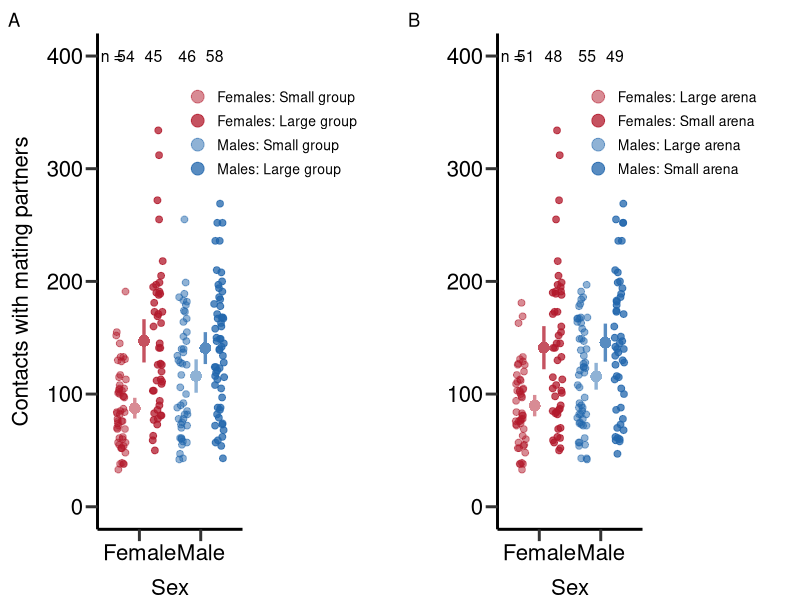

Recreate this plot in R. (Note: a time limit stopped this script after it produced the figure.)
## ---- chunk 1
rm(list = ls()) # Clear work environment

# Load R-packages ####
list_of_packages=cbind('ggeffects','ggplot2','gridExtra','lme4','lmerTest','readr','dplyr','EnvStats','cowplot','gridGraphics','car','RColorBrewer','boot','data.table','base','ICC','knitr')
lapply(list_of_packages, require, character.only = TRUE) 

# Load data set ####
D_data=read_delim("./data/Data_Winkler_et_al_2023_Denstiy.csv",";", escape_double = FALSE, trim_ws = TRUE)

# Set factors and levels for factors
D_data$Week=as.factor(D_data$Week)
D_data$Sex=as.factor(D_data$Sex)
D_data$Gr_size=as.factor(D_data$Gr_size)
D_data$Gr_size <- factor(D_data$Gr_size, levels=c("SG","LG"))
D_data$Arena=as.factor(D_data$Arena)

## Subset data set ####
### Data according to denstiy ####
D_data_0.26=D_data[D_data$Treatment=='D = 0.26',]
D_data_0.52=D_data[D_data$Treatment=='D = 0.52',]
D_data_0.67=D_data[D_data$Treatment=='D = 0.67',]
D_data_1.33=D_data[D_data$Treatment=='D = 1.33',]

### Subset data by sex ####
D_data_m=D_data[D_data$Sex=='M',]
D_data_f=D_data[D_data$Sex=='F',]

### Calculate data relativized within treatment and sex ####
# Small group + large Area
D_data_0.26=D_data[D_data$Treatment=='D = 0.26',]

D_data_0.26$rel_m_RS=NA
D_data_0.26$rel_m_prop_RS=NA
D_data_0.26$rel_m_cMS=NA
D_data_0.26$rel_m_InSuc=NA
D_data_0.26$rel_m_feSuc=NA
D_data_0.26$rel_m_pFec=NA
D_data_0.26$rel_m_PS=NA
D_data_0.26$rel_m_pFec_compl=NA

D_data_0.26$rel_f_RS=NA
D_data_0.26$rel_f_prop_RS=NA
D_data_0.26$rel_f_cMS=NA
D_data_0.26$rel_f_fec_pMate=NA

D_data_0.26$rel_m_RS=D_data_0.26$m_RS/mean(D_data_0.26$m_RS,na.rm=T)
D_data_0.26$rel_m_prop_RS=D_data_0.26$m_prop_RS/mean(D_data_0.26$m_prop_RS,na.rm=T)
D_data_0.26$rel_m_cMS=D_data_0.26$m_cMS/mean(D_data_0.26$m_cMS,na.rm=T)
D_data_0.26$rel_m_InSuc=D_data_0.26$m_InSuc/mean(D_data_0.26$m_InSuc,na.rm=T)
D_data_0.26$rel_m_feSuc=D_data_0.26$m_feSuc/mean(D_data_0.26$m_feSuc,na.rm=T)
D_data_0.26$rel_m_pFec=D_data_0.26$m_pFec/mean(D_data_0.26$m_pFec,na.rm=T)
D_data_0.26$rel_m_PS=D_data_0.26$m_PS/mean(D_data_0.26$m_PS,na.rm=T)
D_data_0.26$rel_m_pFec_compl=D_data_0.26$m_pFec_compl/mean(D_data_0.26$m_pFec_compl,na.rm=T)

D_data_0.26$rel_f_RS=D_data_0.26$f_RS/mean(D_data_0.26$f_RS,na.rm=T)
D_data_0.26$rel_f_prop_RS=D_data_0.26$f_prop_RS/mean(D_data_0.26$f_prop_RS,na.rm=T)
D_data_0.26$rel_f_cMS=D_data_0.26$f_cMS/mean(D_data_0.26$f_cMS,na.rm=T)
D_data_0.26$rel_f_fec_pMate=D_data_0.26$f_fec_pMate/mean(D_data_0.26$f_fec_pMate,na.rm=T)

# Large group + large Area
D_data_0.52=D_data[D_data$Treatment=='D = 0.52',]
#Relativize data

D_data_0.52$rel_m_RS=NA
D_data_0.52$rel_m_prop_RS=NA
D_data_0.52$rel_m_cMS=NA
D_data_0.52$rel_m_InSuc=NA
D_data_0.52$rel_m_feSuc=NA
D_data_0.52$rel_m_pFec=NA
D_data_0.52$rel_m_PS=NA
D_data_0.52$rel_m_pFec_compl=NA

D_data_0.52$rel_f_RS=NA
D_data_0.52$rel_f_prop_RS=NA
D_data_0.52$rel_f_cMS=NA
D_data_0.52$rel_f_fec_pMate=NA

D_data_0.52$rel_m_RS=D_data_0.52$m_RS/mean(D_data_0.52$m_RS,na.rm=T)
D_data_0.52$rel_m_prop_RS=D_data_0.52$m_prop_RS/mean(D_data_0.52$m_prop_RS,na.rm=T)
D_data_0.52$rel_m_cMS=D_data_0.52$m_cMS/mean(D_data_0.52$m_cMS,na.rm=T)
D_data_0.52$rel_m_InSuc=D_data_0.52$m_InSuc/mean(D_data_0.52$m_InSuc,na.rm=T)
D_data_0.52$rel_m_feSuc=D_data_0.52$m_feSuc/mean(D_data_0.52$m_feSuc,na.rm=T)
D_data_0.52$rel_m_pFec=D_data_0.52$m_pFec/mean(D_data_0.52$m_pFec,na.rm=T)
D_data_0.52$rel_m_PS=D_data_0.52$m_PS/mean(D_data_0.52$m_PS,na.rm=T)
D_data_0.52$rel_m_pFec_compl=D_data_0.52$m_pFec_compl/mean(D_data_0.52$m_pFec_compl,na.rm=T)

D_data_0.52$rel_f_RS=D_data_0.52$f_RS/mean(D_data_0.52$f_RS,na.rm=T)
D_data_0.52$rel_f_prop_RS=D_data_0.52$f_prop_RS/mean(D_data_0.52$f_prop_RS,na.rm=T)
D_data_0.52$rel_f_cMS=D_data_0.52$f_cMS/mean(D_data_0.52$f_cMS,na.rm=T)
D_data_0.52$rel_f_fec_pMate=D_data_0.52$f_fec_pMate/mean(D_data_0.52$f_fec_pMate,na.rm=T)

# Small group + small Area
D_data_0.67=D_data[D_data$Treatment=='D = 0.67',]
#Relativize data
D_data_0.67$rel_m_RS=NA
D_data_0.67$rel_m_prop_RS=NA
D_data_0.67$rel_m_cMS=NA
D_data_0.67$rel_m_InSuc=NA
D_data_0.67$rel_m_feSuc=NA
D_data_0.67$rel_m_pFec=NA
D_data_0.67$rel_m_PS=NA
D_data_0.67$rel_m_pFec_compl=NA

D_data_0.67$rel_f_RS=NA
D_data_0.67$rel_f_prop_RS=NA
D_data_0.67$rel_f_cMS=NA
D_data_0.67$rel_f_fec_pMate=NA

D_data_0.67$rel_m_RS=D_data_0.67$m_RS/mean(D_data_0.67$m_RS,na.rm=T)
D_data_0.67$rel_m_prop_RS=D_data_0.67$m_prop_RS/mean(D_data_0.67$m_prop_RS,na.rm=T)
D_data_0.67$rel_m_cMS=D_data_0.67$m_cMS/mean(D_data_0.67$m_cMS,na.rm=T)
D_data_0.67$rel_m_InSuc=D_data_0.67$m_InSuc/mean(D_data_0.67$m_InSuc,na.rm=T)
D_data_0.67$rel_m_feSuc=D_data_0.67$m_feSuc/mean(D_data_0.67$m_feSuc,na.rm=T)
D_data_0.67$rel_m_pFec=D_data_0.67$m_pFec/mean(D_data_0.67$m_pFec,na.rm=T)
D_data_0.67$rel_m_PS=D_data_0.67$m_PS/mean(D_data_0.67$m_PS,na.rm=T)
D_data_0.67$rel_m_pFec_compl=D_data_0.67$m_pFec_compl/mean(D_data_0.67$m_pFec_compl,na.rm=T)

D_data_0.67$rel_f_RS=D_data_0.67$f_RS/mean(D_data_0.67$f_RS,na.rm=T)
D_data_0.67$rel_f_prop_RS=D_data_0.67$f_prop_RS/mean(D_data_0.67$f_prop_RS,na.rm=T)
D_data_0.67$rel_f_cMS=D_data_0.67$f_cMS/mean(D_data_0.67$f_cMS,na.rm=T)
D_data_0.67$rel_f_fec_pMate=D_data_0.67$f_fec_pMate/mean(D_data_0.67$f_fec_pMate,na.rm=T)

# Large group + small Area
D_data_1.33=D_data[D_data$Treatment=='D = 1.33',]
#Relativize data

D_data_1.33$rel_m_RS=NA
D_data_1.33$rel_m_prop_RS=NA
D_data_1.33$rel_m_cMS=NA
D_data_1.33$rel_m_InSuc=NA
D_data_1.33$rel_m_feSuc=NA
D_data_1.33$rel_m_pFec=NA
D_data_1.33$rel_m_PS=NA
D_data_1.33$rel_m_pFec_compl=NA

D_data_1.33$rel_f_RS=NA
D_data_1.33$rel_f_prop_RS=NA
D_data_1.33$rel_f_cMS=NA
D_data_1.33$rel_f_fec_pMate=NA

D_data_1.33$rel_m_RS=D_data_1.33$m_RS/mean(D_data_1.33$m_RS,na.rm=T)
D_data_1.33$rel_m_prop_RS=D_data_1.33$m_prop_RS/mean(D_data_1.33$m_prop_RS,na.rm=T)
D_data_1.33$rel_m_cMS=D_data_1.33$m_cMS/mean(D_data_1.33$m_cMS,na.rm=T)
D_data_1.33$rel_m_InSuc=D_data_1.33$m_InSuc/mean(D_data_1.33$m_InSuc,na.rm=T)
D_data_1.33$rel_m_feSuc=D_data_1.33$m_feSuc/mean(D_data_1.33$m_feSuc,na.rm=T)
D_data_1.33$rel_m_pFec=D_data_1.33$m_pFec/mean(D_data_1.33$m_pFec,na.rm=T)
D_data_1.33$rel_m_PS=D_data_1.33$m_PS/mean(D_data_1.33$m_PS,na.rm=T)
D_data_1.33$rel_m_pFec_compl=D_data_1.33$m_pFec_compl/mean(D_data_1.33$m_pFec_compl,na.rm=T)

D_data_1.33$rel_f_RS=D_data_1.33$f_RS/mean(D_data_1.33$f_RS,na.rm=T)
D_data_1.33$rel_f_prop_RS=D_data_1.33$f_prop_RS/mean(D_data_1.33$f_prop_RS,na.rm=T)
D_data_1.33$rel_f_cMS=D_data_1.33$f_cMS/mean(D_data_1.33$f_cMS,na.rm=T)
D_data_1.33$rel_f_fec_pMate=D_data_1.33$f_fec_pMate/mean(D_data_1.33$f_fec_pMate,na.rm=T)

### Reduce treatments to arena and population size ####
# Arena size
D_data_Large_arena=rbind(D_data_0.26,D_data_0.52)
D_data_Small_arena=rbind(D_data_0.67,D_data_1.33)

# Population size
D_data_Small_pop=rbind(D_data_0.26,D_data_0.67)
D_data_Large_pop=rbind(D_data_0.52,D_data_1.33)

## Set figure schemes ####
# Set color-sets for figures
colpal=brewer.pal(4, 'Dark2')
colpal2=c("#b2182b","#2166AC")
colpal3=brewer.pal(4, 'Paired')

# Set theme for ggplot2 figures
fig_theme=theme(panel.border = element_blank(),
                plot.margin = margin(0,2.2,0,0.2,"cm"),
                plot.title = element_text(hjust = 0.5),
                panel.background = element_blank(),
                legend.key=element_blank(),
                panel.grid.major = element_blank(),
                panel.grid.minor = element_blank(), 
                legend.position = c(1.25, 0.8),
                plot.tag.position=c(0.01,0.98),
                legend.title = element_blank(),
                legend.text = element_text(colour="black", size=10),
                axis.line.x = element_line(colour = "black", size = 1),
                axis.line.y = element_line(colour = "black", size = 1),
                axis.text.x = element_text(face="plain", color="black", size=16, angle=0),
                axis.text.y = element_text(face="plain", color="black", size=16, angle=0),
                axis.title.x = element_text(size=16,face="plain", margin = margin(r=0,10,0,0)),
                axis.title.y = element_text(size=16,face="plain", margin = margin(r=10,0,0,0)),
                axis.ticks = element_line(size = 1),
                axis.ticks.length = unit(.3, "cm"))

## Create customized functions for analysis ####
# Create function to calculate standard error and upper/lower standard deviation
standard_error <- function(x) sd(x,na.rm=T) / sqrt(length(!is.na(x)))
upper_CI <- function(x) mean(x,na.rm=T)+((standard_error(x))*qnorm(0.975))
lower_CI <- function(x) mean(x,na.rm=T)-((standard_error(x))*qnorm(0.975))

upper_SD <- function(x) mean(x,na.rm=T)+(sd(x)/2)
lower_SD <- function(x) mean(x,na.rm=T)-(sd(x)/2)
## ---- chunk 2
mean(D_data_m$N_contact_WT[D_data_m$Gr_size=='SG'],na.rm=T)
standard_error(D_data_m$N_contact_WT[D_data_m$Gr_size=='SG'])
## ---- chunk 3
mean(D_data_m$N_contact_WT[D_data_m$Gr_size=='LG'],na.rm=T)
standard_error(D_data_m$N_contact_WT[D_data_m$Gr_size=='LG'])
## ---- chunk 4
mean(D_data_m$N_contact_WT[D_data_m$Arena=='Large'],na.rm=T)
standard_error(D_data_m$N_contact_WT[D_data_m$Arena=='Large'])
## ---- chunk 5
mean(D_data_m$N_contact_WT[D_data_m$Arena=='Small'],na.rm=T)
standard_error(D_data_m$N_contact_WT[D_data_m$Arena=='Small'])
## ---- chunk 6
mod1=glm((as.numeric(N_contact_WT))~Gr_size*Arena,data=D_data_m,family = quasipoisson) # GLM for treatment effect on contact rates of males
summary(mod1)
Anova(mod1,type=2) # Compute p-values via type 2 ANOVA
## ---- chunk 7
tab1=as.data.frame(round(p.adjust(c(0.0021530,0.0004615,0.2541364), method = 'fdr'),digits=3),row.names=cbind('Group size','Arena size', 'Interaction'))
colnames(tab1)<-cbind('P-value')
tab1
## ---- chunk 8
mean(D_data_f$N_contact_WT[D_data_f$Gr_size=='SG'],na.rm=T)
standard_error(D_data_f$N_contact_WT[D_data_f$Gr_size=='SG'])
## ---- chunk 9
mean(D_data_f$N_contact_WT[D_data_f$Gr_size=='LG'],na.rm=T)
standard_error(D_data_f$N_contact_WT[D_data_f$Gr_size=='LG'])
## ---- chunk 10
mean(D_data_f$N_contact_WT[D_data_f$Arena=='Large'],na.rm=T)
standard_error(D_data_f$N_contact_WT[D_data_f$Arena=='Large'])
## ---- chunk 11
mean(D_data_f$N_contact_WT[D_data_f$Arena=='Small'],na.rm=T)
standard_error(D_data_f$N_contact_WT[D_data_f$Arena=='Small'])
## ---- chunk 12
mod2=glm((as.numeric(N_contact_WT))~Gr_size*Arena,data=D_data_f,family = quasipoisson) # GLM for treatment effect on contact rates of females
summary(mod2)
Anova(mod2,type=2) # Compute p-values via type 2 ANOVA
## ---- chunk 13
tab2=as.data.frame(round(p.adjust(c(2.432e-09, 1.084e-06,0.1754), method = 'fdr'),digits=3),row.names=cbind('Group size','Arena size', 'Interaction'))
colnames(tab2)<-cbind('P-value')
tab2
## ---- chunk 14
## Plot contact rates (Figure S1) ####
# Create factor for treatment categories
D_data$TreatCgroup <- factor(paste(D_data$Sex,D_data$Gr_size,  sep=" "), levels = c("F SG", "F LG", "M SG",'M LG'))

p1=ggplot(D_data, aes(x=Sex, y=as.numeric(N_contact_WT),fill=TreatCgroup, col=TreatCgroup,alpha=TreatCgroup)) +
   geom_point(position=position_jitterdodge(jitter.width=0.5,jitter.height = 0,dodge.width=1.2),shape=19, size = 2)+
  stat_summary(fun.min =lower_CI ,
               fun.max = upper_CI ,fun = mean,
               position=position_dodge2(0.3),col=c("#b2182b","#b2182b","#2166AC","#2166AC"),alpha=c(0.5,0.75,0.5,0.75),show.legend = F, linewidth = 1.15)+
  stat_summary(fun = mean,
               position=position_dodge2(0.3), size = 1,col=c("white","white","white","white"),alpha=c(1,1,1,1),show.legend = F, stroke = 0,linewidth = 1.2)+
  stat_summary(fun = mean,
               position=position_dodge2(0.3), size = 1,col=c("#b2182b","#b2182b","#2166AC","#2166AC"),alpha=c(0.5,0.75,0.5,0.75),show.legend = F, stroke = 0,linewidth = 1.2)+
  scale_color_manual(values=c(colpal2[1],colpal2[1],colpal2[2],colpal2[2]),name = "Treatment", labels = c('Females: Small group','Females: Large group','Males: Small group','Males: Large group'))+
  scale_fill_manual(values=c(colpal2[1],colpal2[1],colpal2[2],colpal2[2]),name = "Treatment", labels = c('Females: Small group','Females: Large group','Males: Small group','Males: Large group'))+
  scale_alpha_manual(values=c(0.5,0.75,0.5,0.75),name = "Treatment", labels = c('Females: Small group','Females: Large group','Males: Small group','Males: Large group'))+
  xlab('Sex')+ylab("Contacts with mating partners")+ggtitle('')+ theme(plot.title = element_text(hjust = 0.5))+
  scale_x_discrete(labels = c('Female','Male'),drop=FALSE)+ylim(0,400)+labs(tag = "A")+
  annotate("text",label='n =',x=0.55,y=400,size=4)+
  annotate("text",label='54',x=0.78,y=400,size=4)+
  annotate("text",label='45',x=1.23,y=400,size=4)+
  annotate("text",label='46',x=1.78,y=400,size=4)+
  annotate("text",label='58',x=2.23,y=400,size=4)+
  guides(colour = guide_legend(override.aes = list(size=4)))+
  fig_theme+theme( legend.position = c(1.2, 0.8))

# Create factor for treatment categories
D_data$TreatCarena <- factor(paste(D_data$Sex,D_data$Arena,  sep=" "), levels = c("F Large", "F Small", "M Large",'M Small'))

p2=ggplot(D_data, aes(x=Sex, y=as.numeric(N_contact_WT),fill=TreatCarena, col=TreatCarena,alpha=TreatCarena)) +
  geom_point(position=position_jitterdodge(jitter.width=0.5,jitter.height = 0,dodge.width=1.2),shape=19, size = 2)+
  stat_summary(fun.min =lower_CI ,
               fun.max = upper_CI ,fun = mean,
               position=position_dodge2(0.3),col=c("#b2182b","#b2182b","#2166AC","#2166AC"),alpha=c(0.5,0.75,0.5,0.75),show.legend = F, linewidth = 1.15)+
  stat_summary(fun = mean,
               position=position_dodge2(0.3), size = 1,col=c("white","white","white","white"),alpha=c(1,1,1,1),show.legend = F, stroke = 0,linewidth = 1.2)+
  stat_summary(fun = mean,
               position=position_dodge2(0.3), size = 1,col=c("#b2182b","#b2182b","#2166AC","#2166AC"),alpha=c(0.5,0.75,0.5,0.75),show.legend = F, stroke = 0,linewidth = 1.2)+
  scale_color_manual(values=c(colpal2[1],colpal2[1],colpal2[2],colpal2[2]),name = "Treatment", labels = c('Females: Large arena','Females: Small arena','Males: Large arena','Males: Small arena'))+
  scale_fill_manual(values=c(colpal2[1],colpal2[1],colpal2[2],colpal2[2]),name = "Treatment", labels = c('Females: Large arena','Females: Small arena','Males: Large arena','Males: Small arena'))+
  scale_alpha_manual(values=c(0.5,0.75,0.5,0.75),name = "Treatment", labels = c('Females: Large arena','Females: Small arena','Males: Large arena','Males: Small arena'))+
  xlab('Sex')+ylab("")+ggtitle('')+ theme(plot.title = element_text(hjust = 0.5))+
  scale_x_discrete(labels = c('Female','Male'),drop=FALSE)+ylim(0,400)+labs(tag = "B")+
  annotate("text",label='n =',x=0.55,y=400,size=4)+
  annotate("text",label='51',x=0.78,y=400,size=4)+
  annotate("text",label='48',x=1.23,y=400,size=4)+
  annotate("text",label='55',x=1.78,y=400,size=4)+
  annotate("text",label='49',x=2.23,y=400,size=4)+
  guides(colour = guide_legend(override.aes = list(size=4)))+
  fig_theme+theme( legend.position = c(1.2, 0.8))

# Arrange figures
Figure_S1<-grid.arrange(grobs = list(p1+theme(plot.margin = unit(c(0.2,4,0,0.3), "cm")),p2+theme(plot.margin = unit(c(0.2,4,0,0.3), "cm"))), nrow = 1,ncol=2, widths=c(2.3, 2.3))
Figure_S1<-plot_grid(Figure_S1, ncol=1, rel_heights=c(0.1, 1))
## ---- chunk 15
## Bootstrapping the variance in contact rates ####
# Male
# Large group size

D_data_Large_pop_M_Contact_n <-as.vector(D_data_Large_pop$N_contact_WT[D_data_Large_pop$Sex=='M'])
c <- function(d, i){
  d2 <- d[i]
  return(sd(d2, na.rm=TRUE)/mean(d2, na.rm=TRUE))
}
Large_pop_M_Contact_bootvar <- boot(D_data_Large_pop_M_Contact_n, c, R=10000)

# Small group size
D_data_Small_pop_M_Contact_n <-as.vector(D_data_Small_pop$N_contact_WT[D_data_Large_pop$Sex=='M'])

Small_pop_M_Contact_bootvar <- boot(D_data_Small_pop_M_Contact_n, c, R=10000)

# Large arena
D_data_Large_arena_M_Contact_n <-as.vector(D_data_Large_arena$N_contact_WT[D_data_Large_pop$Sex=='M'])

Large_arena_M_Contact_bootvar <- boot(D_data_Large_arena_M_Contact_n, c, R=10000)

# Small arena  
D_data_Small_arena_M_Contact_n <-as.vector(D_data_Small_arena$N_contact_WT[D_data_Large_pop$Sex=='M'])

Small_arena_M_Contact_bootvar <- boot(D_data_Small_arena_M_Contact_n, c, R=10000)

# Female
# Large group size
D_data_Large_pop_F_Contact_n <-as.vector(D_data_Large_pop$N_contact_WT[D_data_Large_pop$Sex=='F'])

Large_pop_F_Contact_bootvar <- boot(D_data_Large_pop_F_Contact_n, c, R=10000)

# Small group size
D_data_Small_pop_F_Contact_n <-as.vector(D_data_Small_pop$N_contact_WT[D_data_Large_pop$Sex=='F'])

Small_pop_F_Contact_bootvar <- boot(D_data_Small_pop_F_Contact_n, c, R=10000)

# Large arena
D_data_Large_arena_F_Contact_n <-as.vector(D_data_Large_arena$N_contact_WT[D_data_Large_pop$Sex=='F'])

Large_arena_F_Contact_bootvar <- boot(D_data_Large_arena_F_Contact_n, c, R=10000)

# Small arena  
D_data_Small_arena_F_Contact_n <-as.vector(D_data_Small_arena$N_contact_WT[D_data_Large_pop$Sex=='F'])

Small_arena_F_Contact_bootvar <- boot(D_data_Small_arena_F_Contact_n, c, R=10000)

# Extract data and write results table
PhenVarBoot_Table_Male_Small_pop_Contact <- as.data.frame(cbind("Male", "Small population size", "Contacts with pot. partners", as.numeric(mean(Small_pop_M_Contact_bootvar$t)), quantile(Small_pop_M_Contact_bootvar$t,.025, names = FALSE), quantile(Small_pop_M_Contact_bootvar$t,.975, names = FALSE)))
PhenVarBoot_Table_Male_Large_pop_Contact <- as.data.frame(cbind("Male", "Large population size", "Contacts with pot. partners", as.numeric(mean(Large_pop_M_Contact_bootvar$t)), quantile(Large_pop_M_Contact_bootvar$t,.025, names = FALSE), quantile(Large_pop_M_Contact_bootvar$t,.975, names = FALSE)))
PhenVarBoot_Table_Female_Small_pop_Contact <- as.data.frame(cbind("Female", "Small population size", "Contacts with pot. partners", as.numeric(mean(Small_pop_F_Contact_bootvar$t)), quantile(Small_pop_F_Contact_bootvar$t,.025, names = FALSE), quantile(Small_pop_F_Contact_bootvar$t,.975, names = FALSE)))
PhenVarBoot_Table_Female_Large_pop_Contact <- as.data.frame(cbind("Female", "Large population size", "Contacts with pot. partners", as.numeric(mean(Large_pop_F_Contact_bootvar$t)), quantile(Large_pop_F_Contact_bootvar$t,.025, names = FALSE), quantile(Large_pop_F_Contact_bootvar$t,.975, names = FALSE)))
PhenVarBoot_Table_Male_Small_arena_Contact <- as.data.frame(cbind("Male", "Small arena size", "Contacts with pot. partners", as.numeric(mean(Small_arena_M_Contact_bootvar$t)), quantile(Small_arena_M_Contact_bootvar$t,.025, names = FALSE), quantile(Small_arena_M_Contact_bootvar$t,.975, names = FALSE)))
PhenVarBoot_Table_Male_Large_arena_Contact <- as.data.frame(cbind("Male", "Large arena size", "Contacts with pot. partners", as.numeric(mean(Large_arena_M_Contact_bootvar$t)), quantile(Large_arena_M_Contact_bootvar$t,.025, names = FALSE), quantile(Large_arena_M_Contact_bootvar$t,.975, names = FALSE)))
PhenVarBoot_Table_Female_Small_arena_Contact <- as.data.frame(cbind("Female", "Small arena size", "Contacts with pot. partners", as.numeric(mean(Small_arena_F_Contact_bootvar$t)), quantile(Small_arena_F_Contact_bootvar$t,.025, names = FALSE), quantile(Small_arena_F_Contact_bootvar$t,.975, names = FALSE)))
PhenVarBoot_Table_Female_Large_arena_Contact <- as.data.frame(cbind("Female", "Large arena size", "Contacts with pot. partners", as.numeric(mean(Large_arena_F_Contact_bootvar$t)), quantile(Large_arena_F_Contact_bootvar$t,.025, names = FALSE), quantile(Large_arena_F_Contact_bootvar$t,.975, names = FALSE)))

Table_VarCont <- as.data.frame(as.matrix(rbind(PhenVarBoot_Table_Male_Small_pop_Contact,PhenVarBoot_Table_Male_Large_pop_Contact,
                                               PhenVarBoot_Table_Female_Small_pop_Contact,PhenVarBoot_Table_Female_Large_pop_Contact,
                                               PhenVarBoot_Table_Male_Small_arena_Contact,PhenVarBoot_Table_Male_Large_arena_Contact,
                                               PhenVarBoot_Table_Female_Small_arena_Contact,PhenVarBoot_Table_Female_Large_arena_Contact)))

is.table(Table_VarCont)
colnames(Table_VarCont)[1] <- "Sex"
colnames(Table_VarCont)[2] <- "Treatment"
colnames(Table_VarCont)[3] <- "Trait"
colnames(Table_VarCont)[4] <- "Variance"
colnames(Table_VarCont)[5] <- "l95_CI"
colnames(Table_VarCont)[6] <- "u95_CI"
Table_VarCont[,4]=round(as.numeric(Table_VarCont[,4]),digits=2)
Table_VarCont[,5]=round(as.numeric(Table_VarCont[,5]),digits=2)
Table_VarCont[,6]=round(as.numeric(Table_VarCont[,6]),digits=2)

rm(c) # Remove bootstrapping function
## ---- chunk 16
kable(Table_VarCont)
## ---- chunk 17
## Permutation test for treatment comparison of contact rates ####
# Male
# Group size
Treat_diff_Male_pop_Contact=c(Large_pop_M_Contact_bootvar$t)-c(Small_pop_M_Contact_bootvar$t)

t_Treat_diff_Male_pop_Contact=mean(Treat_diff_Male_pop_Contact,na.rm=TRUE)
t_Treat_diff_Male_pop_Contact_lower=quantile(Treat_diff_Male_pop_Contact,.025,na.rm=TRUE)
t_Treat_diff_Male_pop_Contact_upper=quantile(Treat_diff_Male_pop_Contact,.975,na.rm=TRUE)

#Permutation test to calculate p value
comb_data=c(D_data_Large_pop$N_contact_WT[D_data_Large_pop$Sex=='M'],D_data_Small_pop$N_contact_WT[D_data_Small_pop$Sex=='M'])

diff.observed = sd(na.omit((D_data_Large_pop$N_contact_WT[D_data_Large_pop$Sex=='M'])))/mean(na.omit((D_data_Large_pop$N_contact_WT[D_data_Large_pop$Sex=='M'])))-sd(na.omit((D_data_Small_pop$N_contact_WT[D_data_Small_pop$Sex=='M'])))/mean(na.omit((D_data_Small_pop$N_contact_WT[D_data_Small_pop$Sex=='M'])))

number_of_permutations = 100000
diff.random = NULL
for (i in 1 : number_of_permutations) {
  
  # Sample from the combined data set
  a.random = sample (na.omit(comb_data), length(c(D_data_Large_pop$N_contact_WT[D_data_Large_pop$Sex=='M'])), TRUE)
  b.random = sample (na.omit(comb_data), length(c(D_data_Small_pop$N_contact_WT[D_data_Small_pop$Sex=='M'])), TRUE)
  
  # Null (permuated) difference
  diff.random[i] =  sd(na.omit(a.random))/mean(na.omit(a.random))-sd(na.omit(b.random))/mean(na.omit(b.random))
}

# P-value is the fraction of how many times the permuted difference is equal or more extreme than the observed difference

t_Treat_diff_Male_pop_Contact_p = sum(abs(diff.random) >= as.numeric(abs(diff.observed)))/   number_of_permutations

# Arena
Treat_diff_Male_arena_Contact=c(Small_arena_M_Contact_bootvar$t)-c(Large_arena_M_Contact_bootvar$t)

t_Treat_diff_Male_arena_Contact=mean(Treat_diff_Male_arena_Contact,na.rm=TRUE)
t_Treat_diff_Male_arena_Contact_lower=quantile(Treat_diff_Male_arena_Contact,.025,na.rm=TRUE)
t_Treat_diff_Male_arena_Contact_upper=quantile(Treat_diff_Male_arena_Contact,.975,na.rm=TRUE)

#Permutation test to calculate p value
comb_data=c(D_data_Large_arena$N_contact_WT[D_data_Large_arena$Sex=='M'],D_data_Small_arena$N_contact_WT[D_data_Small_arena$Sex=='M'])

diff.observed = sd(na.omit((D_data_Small_arena$N_contact_WT[D_data_Small_arena$Sex=='M'])))/mean(na.omit((D_data_Small_arena$N_contact_WT[D_data_Small_arena$Sex=='M'])))-sd(na.omit((D_data_Large_arena$N_contact_WT[D_data_Large_arena$Sex=='M'])))/mean(na.omit((D_data_Large_arena$N_contact_WT[D_data_Large_arena$Sex=='M']))) 

number_of_permutations = 100000
diff.random = NULL
for (i in 1 : number_of_permutations) {
  
  # Sample from the combined data set
  b.random = sample (na.omit(comb_data), length(c(D_data_Large_arena$N_contact_WT[D_data_Large_arena$Sex=='M'])), TRUE)
  a.random = sample (na.omit(comb_data), length(c(D_data_Small_arena$N_contact_WT[D_data_Small_arena$Sex=='M'])), TRUE)
  
  # Null (permuated) difference
  diff.random[i] =  sd(na.omit(a.random))/mean(na.omit(a.random))-sd(na.omit(b.random))/mean(na.omit(b.random))
}

t_Treat_diff_Male_arena_Contact_p = sum(abs(diff.random) >= as.numeric(abs(diff.observed)))/   number_of_permutations

# Female
# Group size
Treat_diff_Female_pop_Contact=c(Large_pop_F_Contact_bootvar$t)-c(Small_pop_F_Contact_bootvar$t)

t_Treat_diff_Female_pop_Contact=mean(Treat_diff_Female_pop_Contact,na.rm=TRUE)
t_Treat_diff_Female_pop_Contact_lower=quantile(Treat_diff_Female_pop_Contact,.025,na.rm=TRUE)
t_Treat_diff_Female_pop_Contact_upper=quantile(Treat_diff_Female_pop_Contact,.975,na.rm=TRUE)

#Permutation test to calculate p value
comb_data=c(D_data_Large_pop$N_contact_WT[D_data_Large_pop$Sex=='F'],D_data_Small_pop$N_contact_WT[D_data_Small_pop$Sex=='F'])

diff.observed = sd(na.omit((D_data_Large_pop$N_contact_WT[D_data_Large_pop$Sex=='F'])))/mean(na.omit((D_data_Large_pop$N_contact_WT[D_data_Large_pop$Sex=='F'])))- sd(na.omit((D_data_Small_pop$N_contact_WT[D_data_Small_pop$Sex=='F'])))/mean(na.omit((D_data_Small_pop$N_contact_WT[D_data_Small_pop$Sex=='F'])))

number_of_permutations = 100000
diff.random = NULL
for (i in 1 : number_of_permutations) {
  
  # Sample from the combined data set
  a.random = sample (na.omit(comb_data), length(c(D_data_Large_pop$N_contact_WT[D_data_Large_pop$Sex=='F'])), TRUE)
  b.random = sample (na.omit(comb_data), length(c(D_data_Small_pop$N_contact_WT[D_data_Small_pop$Sex=='F'])), TRUE)
  
  # Null (permuated) difference
  diff.random[i] =  sd(na.omit(a.random))/mean(na.omit(a.random))-sd(na.omit(b.random))/mean(na.omit(b.random))
}

t_Treat_diff_Female_pop_Contact_p = sum(abs(diff.random) >= as.numeric(abs(diff.observed)))/   number_of_permutations

# Arena
Treat_diff_Female_arena_Contact=c(Small_arena_F_Contact_bootvar$t)-c(Large_arena_F_Contact_bootvar$t)

t_Treat_diff_Female_arena_Contact=mean(Treat_diff_Female_arena_Contact,na.rm=TRUE)
t_Treat_diff_Female_arena_Contact_lower=quantile(Treat_diff_Female_arena_Contact,.025,na.rm=TRUE)
t_Treat_diff_Female_arena_Contact_upper=quantile(Treat_diff_Female_arena_Contact,.975,na.rm=TRUE)

#Permutation test to calculate p value
comb_data=c(D_data_Large_arena$N_contact_WT[D_data_Large_arena$Sex=='F'],D_data_Small_arena$N_contact_WT[D_data_Small_arena$Sex=='F'])

diff.observed = sd(na.omit((D_data_Small_arena$N_contact_WT[D_data_Small_arena$Sex=='F'])))/mean(na.omit((D_data_Small_arena$N_contact_WT[D_data_Small_arena$Sex=='F'])))-sd(na.omit((D_data_Large_arena$N_contact_WT[D_data_Large_arena$Sex=='F'])))/mean(na.omit((D_data_Large_arena$N_contact_WT[D_data_Large_arena$Sex=='F']))) 

number_of_permutations = 100000
diff.random = NULL
for (i in 1 : number_of_permutations) {
  
  # Sample from the combined data set
  b.random = sample (na.omit(comb_data), length(c(D_data_Large_arena$N_contact_WT[D_data_Large_arena$Sex=='F'])), TRUE)
  a.random = sample (na.omit(comb_data), length(c(D_data_Small_arena$N_contact_WT[D_data_Small_arena$Sex=='F'])), TRUE)
  
  # Null (permuated) difference
  diff.random[i] =  sd(na.omit(a.random))/mean(na.omit(a.random))-sd(na.omit(b.random))/mean(na.omit(b.random))
}

t_Treat_diff_Female_arena_Contact_p = sum(abs(diff.random) >= as.numeric(abs(diff.observed)))/   number_of_permutations

# Extract data and write data table
CompTreat_Table_Male_pop_Contact <- as.data.frame(cbind("Male", "Group size", "Contacts with pot. partners", t_Treat_diff_Male_pop_Contact, t_Treat_diff_Male_pop_Contact_lower, t_Treat_diff_Male_pop_Contact_upper, t_Treat_diff_Male_pop_Contact_p))
names(CompTreat_Table_Male_pop_Contact)=c('V1','V2','V3','V4','V5','V6','V7')
CompTreat_Table_Female_pop_Contact <- as.data.frame(cbind("Female", "Group size", "Contacts with pot. partners", t_Treat_diff_Female_pop_Contact, t_Treat_diff_Female_pop_Contact_lower, t_Treat_diff_Female_pop_Contact_upper, t_Treat_diff_Female_pop_Contact_p))
names(CompTreat_Table_Female_pop_Contact)=c('V1','V2','V3','V4','V5','V6','V7')
CompTreat_Table_Male_arena_Contact <- as.data.frame(cbind("Male", "Arena size", "Contacts with pot. partners", t_Treat_diff_Male_arena_Contact, t_Treat_diff_Male_arena_Contact_lower, t_Treat_diff_Male_arena_Contact_upper, t_Treat_diff_Male_arena_Contact_p))
names(CompTreat_Table_Male_arena_Contact)=c('V1','V2','V3','V4','V5','V6','V7')
CompTreat_Table_Female_arena_Contact <- as.data.frame(cbind("Female", "Arena size", "Contacts with pot. partners", t_Treat_diff_Female_arena_Contact, t_Treat_diff_Female_arena_Contact_lower, t_Treat_diff_Female_arena_Contact_upper, t_Treat_diff_Female_arena_Contact_p))
names(CompTreat_Table_Female_arena_Contact)=c('V1','V2','V3','V4','V5','V6','V7')

Table_varCont_TreatComp <- as.data.frame(as.matrix(rbind(CompTreat_Table_Male_pop_Contact,CompTreat_Table_Female_pop_Contact,
                                                         CompTreat_Table_Male_arena_Contact,CompTreat_Table_Female_arena_Contact)))

Table_varCont_TreatComp[,4]=as.numeric(Table_varCont_TreatComp[,4])
Table_varCont_TreatComp[,5]=as.numeric(Table_varCont_TreatComp[,5])
Table_varCont_TreatComp[,6]=as.numeric(Table_varCont_TreatComp[,6])
Table_varCont_TreatComp[,7]=as.numeric(Table_varCont_TreatComp[,7])

colnames(Table_varCont_TreatComp)[1] <- "Sex"
colnames(Table_varCont_TreatComp)[2] <- "Treatment"
colnames(Table_varCont_TreatComp)[3] <- "Trait"
colnames(Table_varCont_TreatComp)[4] <- "Variance"
colnames(Table_varCont_TreatComp)[5] <- "l95_CI"
colnames(Table_varCont_TreatComp)[6] <- "u95_CI"
colnames(Table_varCont_TreatComp)[7] <- "Adj. p-value"
Table_varCont_TreatComp[,7]=c(round(p.adjust(c(0.32852 ,0.61279   ), method = 'fdr'),digit=3),round(p.adjust(c(0.52590 ,0.24217    ), method = 'fdr'),digit=3))

Table_varCont_TreatComp[,4]=round(as.numeric(Table_varCont_TreatComp[,4]),digits=2)
Table_varCont_TreatComp[,5]=round(as.numeric(Table_varCont_TreatComp[,5]),digits=2)
Table_varCont_TreatComp[,6]=round(as.numeric(Table_varCont_TreatComp[,6]),digits=2)
Table_varCont_TreatComp[,7]=as.numeric(Table_varCont_TreatComp[,7])
rownames(Table_varCont_TreatComp) <- c()

round(p.adjust(c(0.32852 ,0.61279   ), method = 'fdr'),digit=3) # Calculate FDR adjusted p-values for males
round(p.adjust(c(0.52590 ,0.24217    ), method = 'fdr'),digit=3) # Calculate FDR adjusted p-values for females
## ---- chunk 18
kable(Table_varCont_TreatComp)
